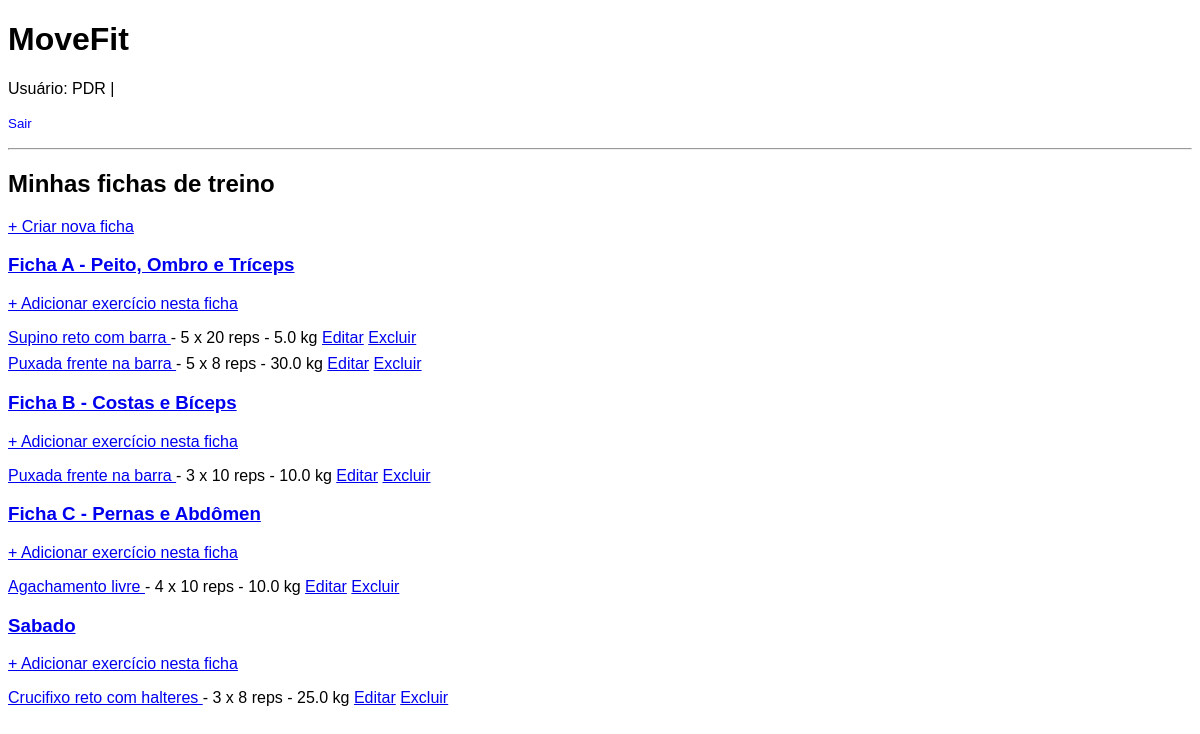
The app's page /treino/fichas/ (signed in) with its own data.
### treino_app/models.py (models this page shows, shortened)
class FichaTreino(models.Model):
    usuario = models.ForeignKey(User, on_delete=models.CASCADE)
    nome = models.CharField(max_length=200)

class ItemFicha(models.Model):
    ficha = models.ForeignKey(FichaTreino, related_name="itens", on_delete=models.CASCADE)
    exercicio = models.ForeignKey(Exercicio, on_delete=models.CASCADE)
    series = models.PositiveIntegerField()
    repeticoes = models.PositiveIntegerField()
    peso = models.FloatField()

class Exercicio(models.Model):
    nome = models.CharField(max_length=200)
    gif_url = models.URLField(blank=True)

### treino_app/views.py (the view)
# urls.py: path('fichas/', views.fichas_list, name='fichas_list'),
@login_required
def fichas_list(request):
    fichas = FichaTreino.objects.filter(
        usuario=request.user
    ).prefetch_related('itens__exercicio')
    return render(request, 'treino/fichas_list.html', {'fichas': fichas})

### treino_app/templates/treino/fichas_list.html (shortened to what this page needs)
{% extends "base.html" %}
{% block content %}
<h2>Minhas fichas de treino</h2>
<p>
    <a href="{% url 'criar_ficha' %}">+ Criar nova ficha</a>
</p>
{% for ficha in fichas %}
  <h3>
    <a href="{% url 'ficha_detalhe' ficha_id=ficha.id %}">
      {{ ficha.nome }}
    </a>
  </h3>
  <p>
    <a href="{% url 'adicionar_item_ficha' ficha.id %}">
      + Adicionar exercício nesta ficha
    </a>
  </p>
  <ul>
    {% for item in ficha.itens.all %}
      <li>
        {% if item.exercicio.gif_url %}
          <a href="#"
             onclick="openGifModal('{{ item.exercicio.gif_url }}', '{{ item.exercicio.nome }}'); return false;">
            {{ item.exercicio.nome }}
          </a>
        {% else %}
          {{ item.exercicio.nome }}
        {% endif %}
        - {{ item.series }} x {{ item.repeticoes }} reps - {{ item.peso }} kg
        <a href="{% url 'editar_item_ficha' item.id %}">Editar</a>
        <a href="{% url 'excluir_item_ficha' item.id %}">Excluir</a>
      </li>
    {% endfor %}
  </ul>
{% empty %}
  <p>Nenhuma ficha cadastrada.</p>
{% endfor %}
{% endblock %}

### templates/base.html (shortened to what this page needs)
{% load static %}
<!DOCTYPE html>
<html lang="pt-br">
<head>
    <link rel="stylesheet" href="{% static 'treino_app/style.css' %}">
</head>
<body>
<header>
    <h1>MoveFit</h1>
    {% if user.is_authenticated %}
      <p>
        Usuário: {{ user.username }}
        |
        <form method="post" action="{% url 'logout' %}" style="display:inline;">
          <button type="submit" style="background:none;border:none;color:blue;cursor:pointer;padding:0;">
            Sair
          </button>
        </form>
      </p>
    {% endif %}
    <hr>
</header>
<main>
    {% block content %}{% endblock %}
</main>
</body>
</html>

### treino_app/static/treino_app/style.css (style rules this page uses)
body { font-family: Arial, sans-serif; }
ul { list-style: none; padding-left: 0; }
li { margin-bottom: 8px; }

### records on screen
FichaTreino: nome "Ficha A - Peito, Ombro e Tríceps"
ItemFicha: exercicio.nome "Supino reto com barra", series "5", repeticoes "20", peso "5.0"
ItemFicha: exercicio.nome "Puxada frente na barra", series "5", repeticoes "8", peso "30.0"
FichaTreino: nome "Ficha B - Costas e Bíceps"
ItemFicha: exercicio.nome "Puxada frente na barra", series "3", repeticoes "10", peso "10.0"
FichaTreino: nome "Ficha C - Pernas e Abdômen"
ItemFicha: exercicio.nome "Agachamento livre", series "4", repeticoes "10", peso "10.0"
FichaTreino: nome "Sabado"
ItemFicha: exercicio.nome "Crucifixo reto com halteres", series "3", repeticoes "8", peso "25.0"

### other values on screen
{{ user.username }} "PDR"
